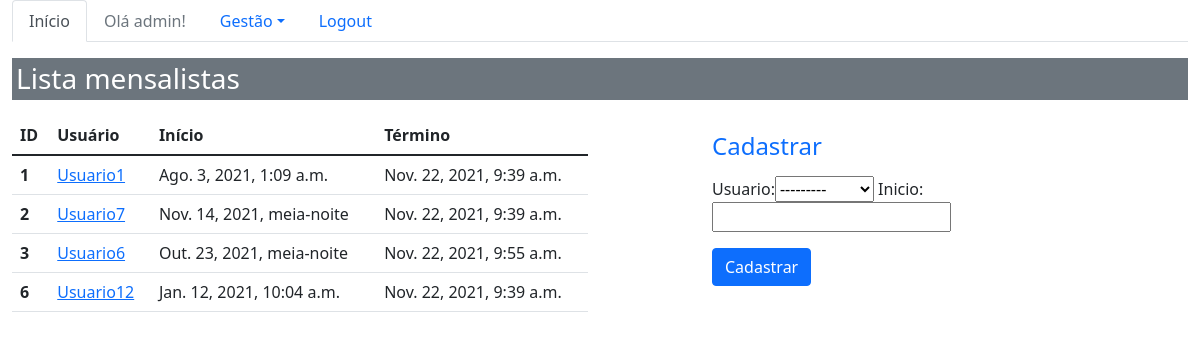
Page /sistema/mensalistas/ (signed in) on the earlier database version.
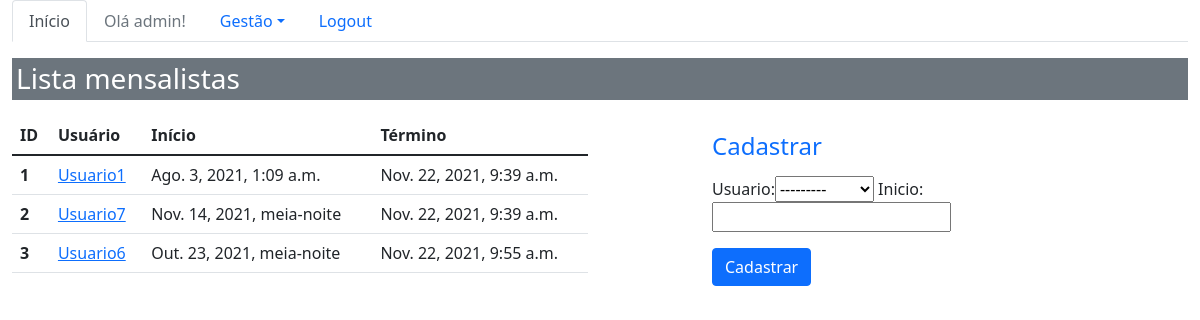
Same page on the later database version.
### core/models.py (models this page shows, shortened)
class Mensalista(models.Model):
    usuario = models.ForeignKey(Pessoa, on_delete=models.CASCADE)
    inicio = models.DateTimeField(auto_now=False)
    termino = models.DateTimeField(auto_now=True, null=True, blank=True)

class Pessoa(models.Model):
    nome = models.CharField(max_length=100)
    telefone = models.CharField(max_length=20)
    email = models.EmailField()
    profissao = models.CharField(max_length=100)
    area_atuacao = models.CharField(max_length=100)
    def __str__(self):
        return self.nome

### core/views.py (the view)
# urls.py: path('mensalistas/', lista_mensalistas, name='core_lista_mensalistas'),
def lista_mensalistas(request):
    mensalista = Mensalista.objects.all()
    form = MensalistaForm()
    data = {'mensalistas': mensalista, 'forms':form}
    return render(request, 'core/lista_mensalistas.html', data)

### core/forms.py
class MensalistaForm(ModelForm):
    class Meta:
        model = Mensalista
        fields = '__all__'

### core/templates/core/lista_mensalistas.html (shortened to what this page needs)
{%  extends 'base.html' %}
{% load bootstrap %}
{% block menu %}
    <ul class="nav nav-tabs">
      <li class="nav-item">
        <a class="nav-link active" aria-current="page" href="{% url 'core_home' %}">Início</a>
      </li>
    {% if user.is_authenticated %}
         <li class="nav-item">
             <li>
                <a class="nav-link disabled" href="">Olá {{ user }}!</a>
            </li>
             <li class="nav-item dropdown">
                <a class="nav-link dropdown-toggle" data-bs-toggle="dropdown" href="#"
                   role="button" aria-expanded="false" id="gestao-sistema">Gestão</a>
        </li>
        <li>
            <a class="nav-link" href="{% url 'logout' %}">Logout</a>
        </li>
    {% else %}
        <li class="nav-item">
            <a class="nav-link" href="{% url 'login' %}">Login</a>
        </li>
    {% endif %}
    </ul>
{% endblock %}
{% block main %}
    {% if user.is_authenticated %}
        <div class="row">
            <div class="col-12">
                 <h3 class="p-1 mb-2 bg-secondary text-white">Lista mensalistas</h3>
            </div>
        </div>
        <div class="row">
            <div class="col-sm-6 table-responsive">
                <table class="table">
                  <thead>
                    <tr>
                      <th scope="col">ID</th>
                      <th scope="col">Usuário</th>
                      <th scope="col">Início</th>
                      <th scope="col">Término</th>
                    </tr>
                  </thead>
                  <tbody>
                    {% for mensalista in mensalistas %}
                        <tr>
                          <th scope="row">{{ mensalista.id }}</th>
                          <td ><a href="{% url 'core_mensalista_update' mensalista.id %}"
                                 class="link-primary"> {{ mensalista.usuario }} </a></td>
                          <td>{{ mensalista.inicio }}</td>
                          <td>{{ mensalista.termino }}</td>
                        </tr>
                    {% endfor %}
                  </tbody>
                </table>
            </div>
            <div class="col-sm-4 offset-md-1">
                <h4 class="text-primary"> Cadastrar</h4>
                <form action="{% url 'core_mensalista_novo' %}" method="POST">
                    {{ forms|bootstrap }}
                    <button type="submit" class="btn btn-primary">
                        Cadastrar</button>
                </form>
            </div>
        </div>
    {% endif %}
{% endblock %}

Differences in the rows shown:
removed Mensalista: id "6", usuario "Usuario12", inicio "Jan. 12, 2021, 10:04 a.m.", termino "Nov. 22, 2021, 9:39 a.m."
